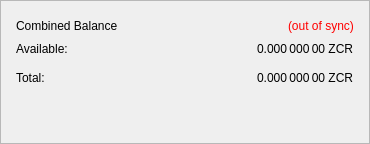
                   <widget class="QFrame" name="frame_CombinedBalances">
                    <property name="sizePolicy">
                     <sizepolicy hsizetype="Expanding" vsizetype="Expanding">
                      <horstretch>0</horstretch>
                      <verstretch>0</verstretch>
                     </sizepolicy>
                    </property>
                    <property name="minimumSize">
                     <size>
                      <width>370</width>
                      <height>0</height>
                     </size>
                    </property>
                    <property name="frameShape">
                     <enum>QFrame::StyledPanel</enum>
                    </property>
                    <property name="frameShadow">
                     <enum>QFrame::Raised</enum>
                    </property>
                    <layout class="QVBoxLayout" name="verticalLayout_5">
                     <property name="leftMargin">
                      <number>15</number>
                     </property>
                     <property name="topMargin">
                      <number>15</number>
                     </property>
                     <property name="rightMargin">
                      <number>15</number>
                     </property>
                     <property name="bottomMargin">
                      <number>15</number>
                     </property>
                     <item>
                      <layout class="QHBoxLayout" name="horizontalLayout_5" stretch="0,0,0">
                       <item>
                        <widget class="QLabel" name="label_5z">
                         <property name="minimumSize">
                          <size>
                           <width>170</width>
                           <height>20</height>
                          </size>
                         </property>
                         <property name="font">
                          <font/>
                         </property>
                         <property name="toolTip">
                          <string>Combined Balance (including unconfirmed and immature coins)</string>
                         </property>
                         <property name="text">
                          <string>Combined Balance</string>
                         </property>
                        </widget>
                       </item>
                       <item>
                        <spacer name="horizontalSpacer_1">
                         <property name="orientation">
                          <enum>Qt::Horizontal</enum>
                         </property>
                         <property name="sizeHint" stdset="0">
                          <size>
                           <width>40</width>
                           <height>20</height>
                          </size>
                         </property>
                        </spacer>
                       </item>
                       <item>
                        <widget class="QLabel" name="labelWalletStatus">
                         <property name="cursor">
                          <cursorShape>WhatsThisCursor</cursorShape>
                         </property>
                         <property name="toolTip">
                          <string>The displayed information may be out of date. Your wallet automatically synchronizes with the ZCore network after a connection is established, but this process has not completed yet.</string>
                         </property>
                         <property name="styleSheet">
                          <string notr="true">QLabel { color: red; }</string>
                         </property>
                         <property name="text">
                          <string notr="true">(out of sync)</string>
                         </property>
                         <property name="alignment">
                          <set>Qt::AlignLeading|Qt::AlignLeft|Qt::AlignVCenter</set>
                         </property>
                        </widget>
                       </item>
                      </layout>
                     </item>
                     <item>
                      <layout class="QGridLayout" name="gridLayout_3">
                       <property name="spacing">
                        <number>12</number>
                       </property>
                       <item row="1" column="0">
                        <widget class="QLabel" name="labelBalanceTextz">
                         <property name="text">
                          <string>Available:</string>
                         </property>
                        </widget>
                       </item>
                       <item row="2" column="0">
                        <widget class="QLabel" name="labelTotalTextz">
                         <property name="text">
                          <string>Total:</string>
                         </property>
                        </widget>
                       </item>
                       <item row="2" column="2">
                        <widget class="QLabel" name="labelTotalz">
                         <property name="font">
                          <font/>
                         </property>
                         <property name="cursor">
                          <cursorShape>IBeamCursor</cursorShape>
                         </property>
                         <property name="toolTip">
                          <string>Total Balance, including all unavailable coins.</string>
                         </property>
                         <property name="text">
                          <string notr="true">0.000 000 00 ZCR</string>
                         </property>
                         <property name="alignment">
                          <set>Qt::AlignLeading|Qt::AlignLeft|Qt::AlignVCenter</set>
                         </property>
                         <property name="textInteractionFlags">
                          <set>Qt::LinksAccessibleByMouse|Qt::TextSelectableByKeyboard|Qt::TextSelectableByMouse</set>
                         </property>
                        </widget>
                       </item>
                       <item row="2" column="1">
                        <spacer name="horizontalSpacer_2">
                         <property name="orientation">
                          <enum>Qt::Horizontal</enum>
                         </property>
                         <property name="sizeHint" stdset="0">
                          <size>
                           <width>40</width>
                           <height>20</height>
                          </size>
                         </property>
                        </spacer>
                       </item>
                       <item row="1" column="2">
                        <widget class="QLabel" name="labelBalancez">
                         <property name="font">
                          <font/>
                         </property>
                         <property name="cursor">
                          <cursorShape>IBeamCursor</cursorShape>
                         </property>
                         <property name="toolTip">
                          <string>Your current spendable balance</string>
                         </property>
                         <property name="text">
                          <string notr="true">0.000 000 00 ZCR</string>
                         </property>
                         <property name="alignment">
                          <set>Qt::AlignLeading|Qt::AlignLeft|Qt::AlignVCenter</set>
                         </property>
                         <property name="textInteractionFlags">
                          <set>Qt::LinksAccessibleByMouse|Qt::TextSelectableByKeyboard|Qt::TextSelectableByMouse</set>
                         </property>
                        </widget>
                       </item>
                      </layout>
                     </item>
                     <item>
                      <spacer name="verticalSpacer_1">
                       <property name="orientation">
                        <enum>Qt::Vertical</enum>
                       </property>
                       <property name="sizeType">
                        <enum>QSizePolicy::Expanding</enum>
                       </property>
                       <property name="sizeHint" stdset="0">
                        <size>
                         <width>20</width>
                         <height>40</height>
                        </size>
                       </property>
                      </spacer>
                     </item>
                    </layout>
                   </widget>
